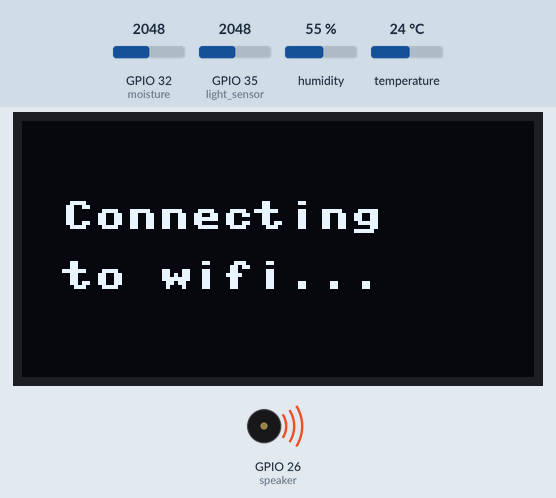
A program run on a simulated ESP32 board running MicroPython. Shown: 128×64 one-colour display, buzzer (waves = sounding). The test bench sets the inputs (shaded band); at power-on: GPIO 32 (moisture) = 2048, humidity 55 %, GPIO 35 (light_sensor) = 2048, temperature 24 °C (analog values on the 0–4095 scale). WiFi joins after 1.5 s; web requests get an empty 200 reply after 0.4 s; library files of the repository ran but are not shown: ssd1306.py; what the program prints to the serial console is not drawn.

Above: at 1.2 s.
1.3 s: GPIO 32 (moisture) set to 3613
At 3.3 s:
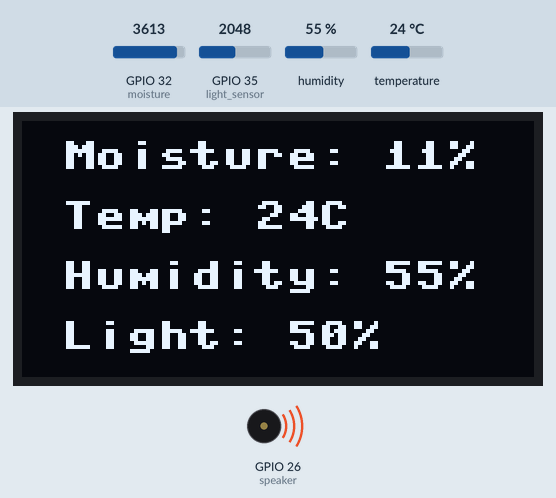
8.0 s: GPIO 32 (moisture) set to 3725
At 14.7 s:
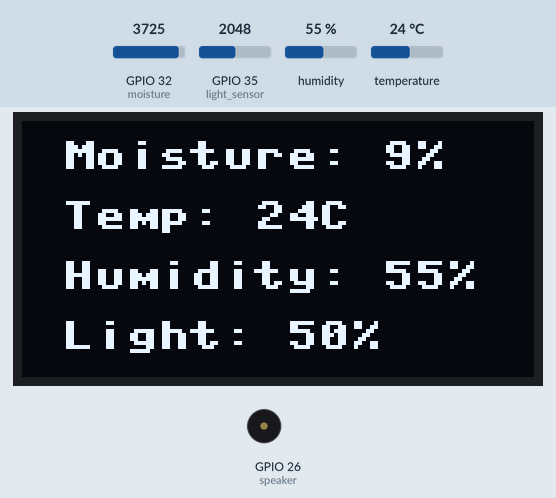
19.8 s: humidity set to 22 %
At 28.0 s:
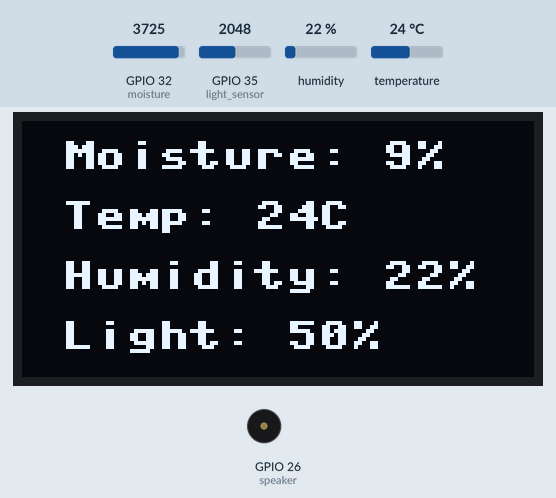
28.3 s: GPIO 35 (light_sensor) set to 2866
At 34.6 s:
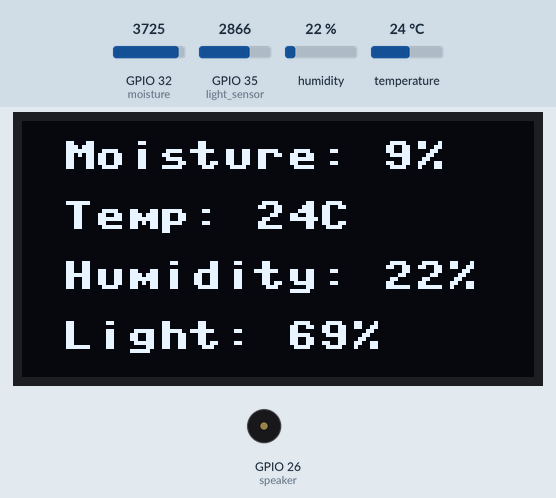
35.0 s: temperature set to 12 °C
At 40.1 s:
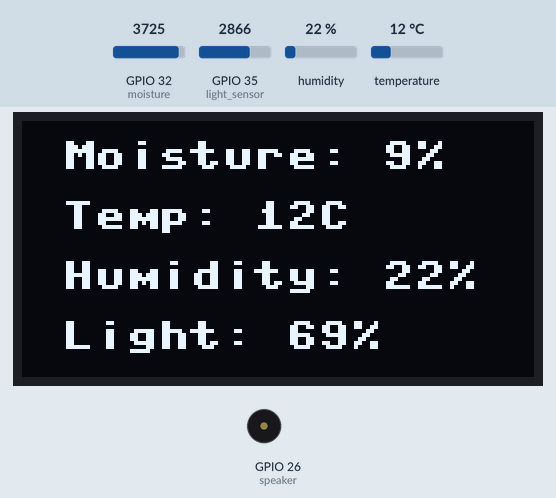
41.7 s: GPIO 35 (light_sensor) set to 3972
At 45.9 s:
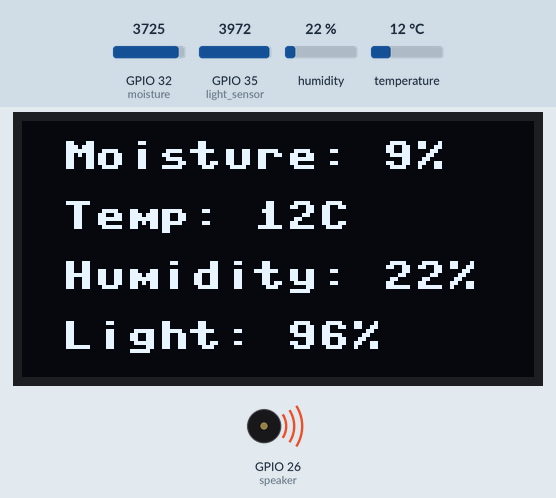
Timing chart, 0 to 47.6 s (numbered marks = the images above; inputs shaded):
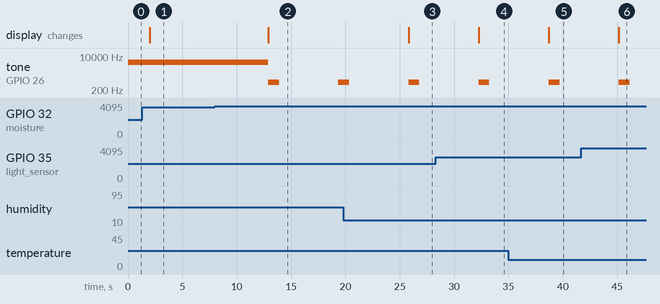

Measured:
- the behaviour switches between 3686 and 3687 on GPIO 32 (moisture) (found by bisection; images 1 and 2)
- after the input at 1.3 s, the display: changes after 0.71 s (image 1)
- after the input at 8.0 s, tone on GPIO 26 (speaker): 5000 Hz → 500 Hz after 4.9 s, → silent 1.0 s later, → 500 Hz 5.4 s later; the display: changes after 4.9 s (image 2)
- after the input at 19.8 s, the display: changes after 6.0 s (image 3)
- after the input at 28.3 s, the display: changes after 4.0 s (image 4)
- after the input at 35.0 s, the display: changes after 3.7 s (image 5)
- after the input at 41.7 s, the display: changes after 3.4 s (image 6)

The program:

main.py
```python
from machine import Pin
from machine import ADC
from machine import I2C
from dht import DHT11
from time import sleep
import network

from allthingstalk import AllThingsTalkDevice
from ssd1306 import SSD1306_I2C
from speaker import Speaker
from config import config

moisture = ADC(Pin(32))
moisture.atten(ADC.ATTN_11DB)
moisture_alarm_level = 10

temperature_humidity = DHT11(Pin(22))

light_sensor_power = Pin(32, Pin.OUT)
light_sensor_power.on()

light_sensor = ADC(Pin(35))
light_sensor.atten(ADC.ATTN_11DB)

i2c = I2C(scl = Pin(22), sda = Pin(21))
display = SSD1306_I2C(128, 64, i2c)
black = 0
white = 1

speaker = Speaker(Pin(26))

cloud = AllThingsTalkDevice(config["device_id"], config["device_token"])

wifi = network.WLAN(network.STA_IF)

def connect_wifi():
    wifi.active(True)
    if not wifi.isconnected():
        print("Connecting to wifi...")
        display.fill(black)
        display.text("Connecting", 10, 20)
        display.text("to wifi...", 10, 35)
        display.show()
        wifi.connect(config["wifi_ssid"], config["wifi_password"])
        while not wifi.isconnected():
            pass
    print("Network config:", wifi.ifconfig())

def read_sensors():
    sensor_data = {}

    # Read the moisture sensor and convert into percent
    sensor_data["moisture"] = int(100-(moisture.read()/40.96))

    # Read the DHT sensor
    temperature_humidity.measure()
    sensor_data["temperature"] = temperature_humidity.temperature()
    sensor_data["humidity"] = temperature_humidity.humidity()

    # Read light sensor
    sensor_data["light"] = int(light_sensor.read()/40.96)

    return sensor_data

while True:
    if wifi.isconnected():
        sensor_data = read_sensors()
        cloud.set_multiple(sensor_data)

        display.fill(black)

        message = "Moisture: {}%".format(sensor_data["moisture"])
        print(message)
        display.text(message, 10, 5)

        message = "Temp: {}C".format(sensor_data["temperature"])
        print(message)
        display.text(message, 10, 20)

        message = "Humidity: {}%".format(sensor_data["humidity"])
        print(message)
        display.text(message, 10, 35)

        message = "Light: {}%".format(sensor_data["light"])
        print(message)
        display.text(message, 10, 50)

        display.show()

        if sensor_data["moisture"] < moisture_alarm_level:
            speaker.play_tone(500)

        sleep(5)
    else:
        connect_wifi()
```

allthingstalk.py
```python
import urequests

class AllThingsTalkDevice:
    def __init__(self, device_id, device_token):
        self.url = "https://api.allthingstalk.io/device/{}/state".format(device_id)
        self.headers = {"Authorization": "Bearer {}".format(device_token),
                        "Content-type": "application/json", }

    def set_asset_state(self, asset_name, asset_state):
        data = {asset_name:{"value":asset_state}}
        self.put_data(data)

    def set_multiple(self, asset_states):
        data = {}
        for key in asset_states:
            data[key] = {"value":asset_states[key]}
        self.put_data(data)

    def put_data(self, data):
        request = urequests.put(self.url, headers=self.headers, json=data)
        request.close()
```

speaker.py
```python
from machine import Pin
from machine import PWM
from time import sleep

class Speaker:
    def __init__(self, pin):
        self.speaker = PWM(pin)
        self.volume = 1

    def play_tone(self, frequency, duration=1):
        self.speaker.init(frequency, self.volume)
        sleep(duration)
        self.speaker.deinit()
```

config.py
```python
config = {
    "wifi_ssid": "XXXXXX",
    "wifi_password": "XXXXXX",
    "device_id": "XXXXXX",
    "device_token": "maker:XXXXXX",
}
```
